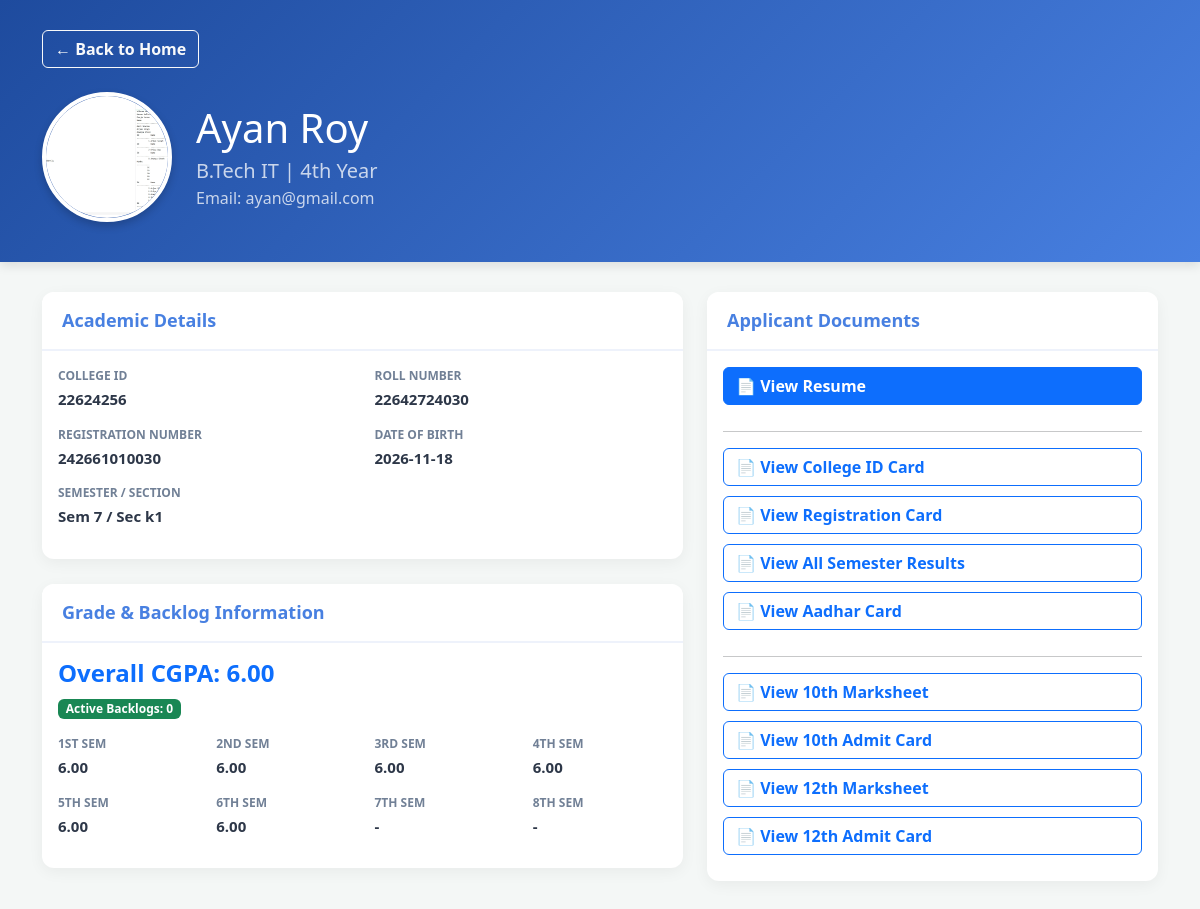
The page /CoordinatorSection/view_applicant.php?email=ayan@gmail.com (signed in) on the database its author committed.
### tables this page shows
CREATE TABLE `student_details` (
  `id` int(11) NOT NULL,
  `college_id` varchar(50) DEFAULT NULL,
  `roll_number` varchar(50) DEFAULT NULL,
  `registration_number` varchar(50) DEFAULT NULL,
  `department` varchar(100) DEFAULT NULL,
  `academic_year` varchar(20) DEFAULT NULL,
  `semester` varchar(20) DEFAULT NULL,
  `gmail_id` varchar(100) DEFAULT NULL,
  `date_of_birth` date DEFAULT NULL,
  `section` varchar(20) DEFAULT NULL,
  `active_backlog` int(11) DEFAULT 0,
  `sgpa_1st_sem` decimal(4,2) DEFAULT NULL,
  `sgpa_2nd_sem` decimal(4,2) DEFAULT NULL,
  `sgpa_3rd_sem` decimal(4,2) DEFAULT NULL,
  `sgpa_4th_sem` decimal(4,2) DEFAULT NULL,
  `sgpa_5th_sem` decimal(4,2) DEFAULT NULL,
  `sgpa_6th_sem` decimal(4,2) DEFAULT NULL,
  `sgpa_7th_sem` decimal(4,2) DEFAULT NULL,
  `sgpa_8th_sem` decimal(4,2) DEFAULT NULL,
  `overall_cgpa` decimal(4,2) DEFAULT NULL,
  `resume_file` varchar(255) DEFAULT NULL,
  `registration_card_file` varchar(255) DEFAULT NULL,
  `all_semester_result_file` varchar(255) DEFAULT NULL,
  `aadhar_card_file` varchar(255) DEFAULT NULL,
  `college_id_card_file` varchar(255) DEFAULT NULL,
  `marksheet_10th_file` varchar(255) DEFAULT NULL,
  `marksheet_12th_file` varchar(255) DEFAULT NULL,
  `admit_card_10th_file` varchar(255) DEFAULT NULL,
  `admit_card_12th_file` varchar(255) DEFAULT NULL,
  `passport_size_photo_file` varchar(255) DEFAULT NULL
);

CREATE TABLE `users` (
  `user_id` int(11) NOT NULL,
  `full_name` varchar(100) NOT NULL,
  `email` varchar(100) NOT NULL,
  `password_hash` varchar(255) NOT NULL,
  `phone_number` varchar(15) NOT NULL,
  `address` text DEFAULT NULL,
  `role` enum('Student','Recruiter','Coordinator','Admin') NOT NULL,
  `created_at` timestamp NOT NULL DEFAULT current_timestamp()
);

### CoordinatorSection/view_applicant.php (the view, shortened to what this page needs)
<?php
$student_email = $_GET['email'];
$conn = new mysqli('localhost', 'root', '', 'placementpro');
$sql = "SELECT u.full_name, u.email, u.phone_number,
               sd.*
        FROM users u
        LEFT JOIN student_details sd ON u.email = sd.gmail_id
        WHERE u.email = ?";
$stmt = $conn->prepare($sql);
$stmt->bind_param("s", $student_email);
$stmt->execute();
$result = $stmt->get_result();
$student = $result->fetch_assoc();
$profile_pic = !empty($student['passport_size_photo_file']) ? $student['passport_size_photo_file'] : 'https://via.placeholder.com/150?text=No+Photo';
?>
<!DOCTYPE html>
<html lang="en">
<head>
    <link href="https://cdn.jsdelivr.net/npm/bootstrap@5.3.3/dist/css/bootstrap.min.css" rel="stylesheet">
    <link href="../CSS/view_applicant.css" rel="stylesheet">
</head>
<body>
    <div class="header-section">
        <div class="container mb-4">
            <a href="DashboardCoordinator.php" class="btn btn-outline-light fw-bold">&larr; Back to Home</a>
        </div>
        <div class="container d-flex align-items-center gap-4">
            <img src="<?php echo htmlspecialchars($profile_pic); ?>" alt="Profile Picture" class="profile-img">
            <div>
                <h1 class="mb-1"><?php echo htmlspecialchars($student['full_name']); ?></h1>
                <p class="mb-0 fs-5 opacity-75"><?php echo htmlspecialchars($student['department'] ?? 'N/A'); ?> | <?php echo htmlspecialchars($student['academic_year'] ?? 'N/A'); ?></p>
                <p class="mb-0 opacity-75">Email: <?php echo htmlspecialchars($student['email']); ?></p>
            </div>
        </div>
    </div>
    <div class="container">
        <div class="row">
            <div class="col-md-7">
                <div class="card">
                    <div class="card-header">Academic Details</div>
                    <div class="card-body row">
                        <div class="col-sm-6">
                            <div class="detail-label">College ID</div>
                            <div class="detail-value"><?php echo htmlspecialchars($student['college_id'] ?? 'N/A'); ?></div>
                        </div>
                        <div class="col-sm-6">
                            <div class="detail-label">Roll Number</div>
                            <div class="detail-value"><?php echo htmlspecialchars($student['roll_number'] ?? 'N/A'); ?></div>
                        </div>
                        <div class="col-sm-6">
                            <div class="detail-label">Registration Number</div>
                            <div class="detail-value"><?php echo htmlspecialchars($student['registration_number'] ?? 'N/A'); ?></div>
                        </div>
                        <div class="col-sm-6">
                            <div class="detail-label">Date of Birth</div>
                            <div class="detail-value"><?php echo htmlspecialchars($student['date_of_birth'] ?? 'N/A'); ?></div>
                        </div>
                        <div class="col-sm-6">
                            <div class="detail-label">Semester / Section</div>
                            <div class="detail-value">Sem <?php echo htmlspecialchars($student['semester'] ?? 'N/A'); ?> / Sec <?php echo htmlspecialchars($student['section'] ?? 'N/A'); ?></div>
                        </div>
                    </div>
                </div>
                <div class="card">
                    <div class="card-header">Grade & Backlog Information</div>
                    <div class="card-body row">
                        <div class="col-sm-12 mb-3">
                            <h4 class="text-primary fw-bold">Overall CGPA: <?php echo htmlspecialchars($student['overall_cgpa'] ?? 'N/A'); ?></h4>
                            <span class="badge <?php echo ($student['active_backlog'] > 0) ? 'bg-danger' : 'bg-success'; ?>">
                                Active Backlogs: <?php echo htmlspecialchars($student['active_backlog'] ?? '0'); ?>
                            </span>
                        </div>
                        <div class="col-sm-3">
                            <div class="detail-label">1st Sem</div>
                            <div class="detail-value"><?php echo htmlspecialchars($student['sgpa_1st_sem'] ?? '-'); ?></div>
                        </div>
                        <div class="col-sm-3">
                            <div class="detail-label">2nd Sem</div>
                            <div class="detail-value"><?php echo htmlspecialchars($student['sgpa_2nd_sem'] ?? '-'); ?></div>
                        </div>
                        <div class="col-sm-3">
                            <div class="detail-label">3rd Sem</div>
                            <div class="detail-value"><?php echo htmlspecialchars($student['sgpa_3rd_sem'] ?? '-'); ?></div>
                        </div>
                        <div class="col-sm-3">
                            <div class="detail-label">4th Sem</div>
                            <div class="detail-value"><?php echo htmlspecialchars($student['sgpa_4th_sem'] ?? '-'); ?></div>
                        </div>
                        <div class="col-sm-3">
                            <div class="detail-label">5th Sem</div>
                            <div class="detail-value"><?php echo htmlspecialchars($student['sgpa_5th_sem'] ?? '-'); ?></div>
                        </div>
                        <div class="col-sm-3">
                            <div class="detail-label">6th Sem</div>
                            <div class="detail-value"><?php echo htmlspecialchars($student['sgpa_6th_sem'] ?? '-'); ?></div>
                        </div>
                        <div class="col-sm-3">
                            <div class="detail-label">7th Sem</div>
                            <div class="detail-value"><?php echo htmlspecialchars($student['sgpa_7th_sem'] ?? '-'); ?></div>
                        </div>
                        <div class="col-sm-3">
                            <div class="detail-label">8th Sem</div>
                            <div class="detail-value"><?php echo htmlspecialchars($student['sgpa_8th_sem'] ?? '-'); ?></div>
                        </div>
                    </div>
                </div>
            </div>
            <div class="col-md-5">
                <div class="card">
                    <div class="card-header">Applicant Documents</div>
                    <div class="card-body">
                        <?php
                        function docBtn($path, $label, $btnClass = 'btn-outline-primary')
                        {
                            if (!empty($path)) {
                                echo "<a href='" . htmlspecialchars($path) . "' target='_blank' class='btn $btnClass doc-btn'>📄 View $label</a>";
                            } else {
                                echo "<button class='btn btn-outline-secondary doc-btn' disabled>❌ $label (Not Uploaded)</button>";
                            }
                        }
                        docBtn($student['resume_file'], 'Resume', 'btn-primary');
                        echo "<hr>";
                        echo "<hr>";
                        ?>
                    </div>
                </div>
            </div>
        </div>
    </div>
</body>
</html>

### CSS/view_applicant.css (style rules this page uses)
body { background-color: #f4f7f6; font-family: 'Segoe UI', sans-serif; padding-bottom: 50px; }
.header-section { background: linear-gradient(135deg, #1e4b9e 0%, #4880e1 100%); color: white; padding: 30px 0 40px 0; margin-bottom: 30px; box-shadow: 0 4px 10px rgba(0, 0, 0, 0.1); }
.profile-img { width: 130px; height: 130px; border-radius: 50%; object-fit: cover; border: 4px solid white; box-shadow: 0 4px 8px rgba(0, 0, 0, 0.2); }
.card { border: none; border-radius: 12px; box-shadow: 0 4px 15px rgba(0, 0, 0, 0.05); margin-bottom: 25px; }
.card-header { background-color: white; border-bottom: 2px solid #eef2fb; font-weight: 700; color: #4880e1; font-size: 18px; padding: 15px 20px; border-radius: 12px 12px 0 0 !important; }
.detail-label { font-size: 12px; color: #718096; text-transform: uppercase; font-weight: 600; margin-bottom: 3px; }
.detail-value { font-size: 15px; color: #2d3748; font-weight: 600; margin-bottom: 15px; }
.doc-btn { width: 100%; text-align: left; margin-bottom: 10px; font-weight: 600; }

### rows shown on the page
student_details: passport_size_photo_file (picture), users.full_name "Ayan Roy", department "B.Tech IT", academic_year "4th Year", users.email "ayan@gmail.com", college "22624256", roll_number "22642724030", registration_number "242661010030", date_of_birth "2026-11-18", semester "7", section "k1", overall_cgpa "6.00", active_backlog "0", sgpa_1st_sem "6.00", sgpa_2nd_sem "6.00", sgpa_3rd_sem "6.00", sgpa_4th_sem "6.00", sgpa_5th_sem "6.00", sgpa_6th_sem "6.00", sgpa_7th_sem "-", sgpa_8th_sem "-"

### other values the page prints
$label "Resume College ID Card Registration Card All Semester Results Aadhar Card 10th Marksheet 10th Admit Card 12th Marksheet 12th Admit Card"
